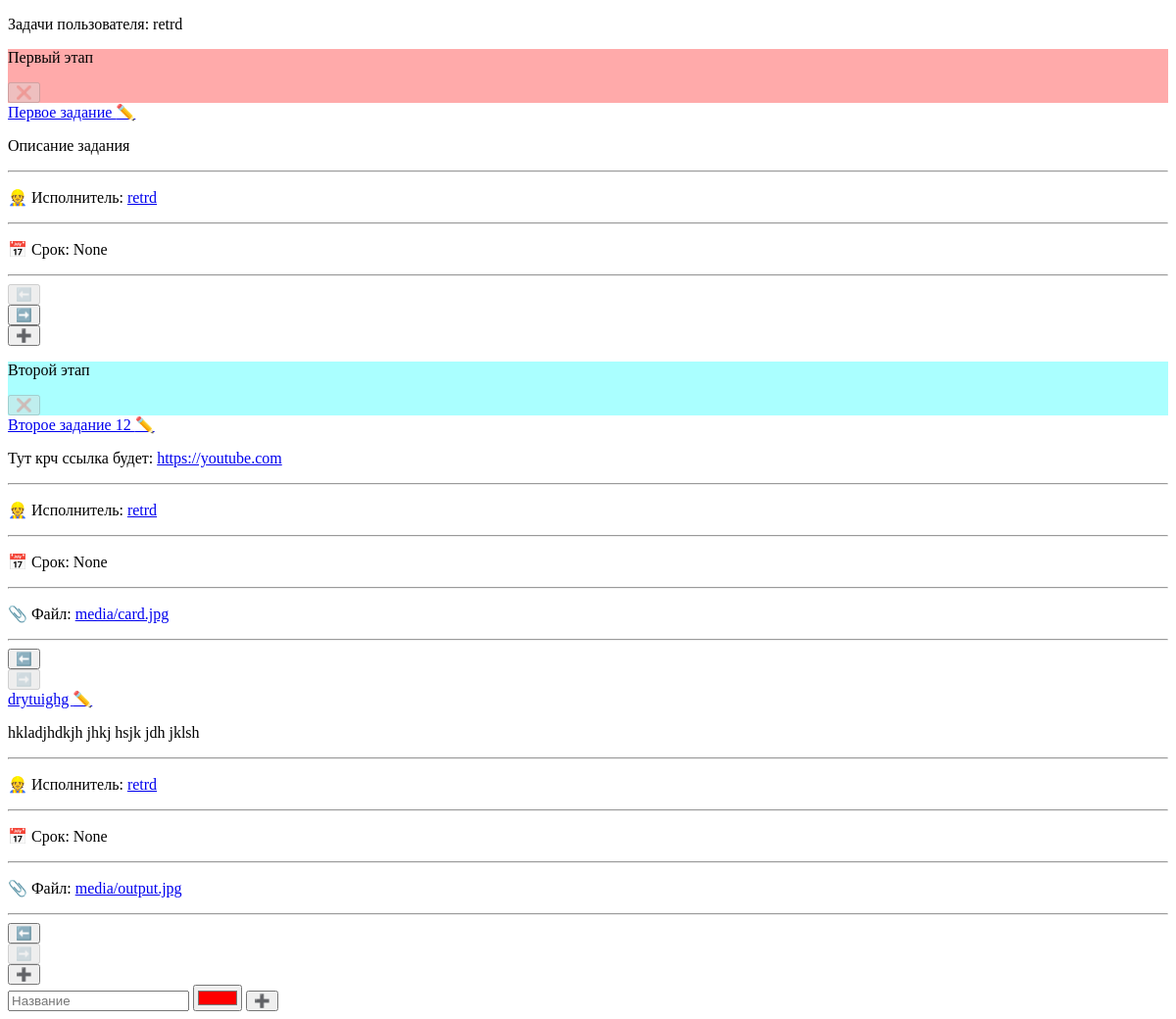
Before: /tasks/worker/1/ (signed in) with the older database file.
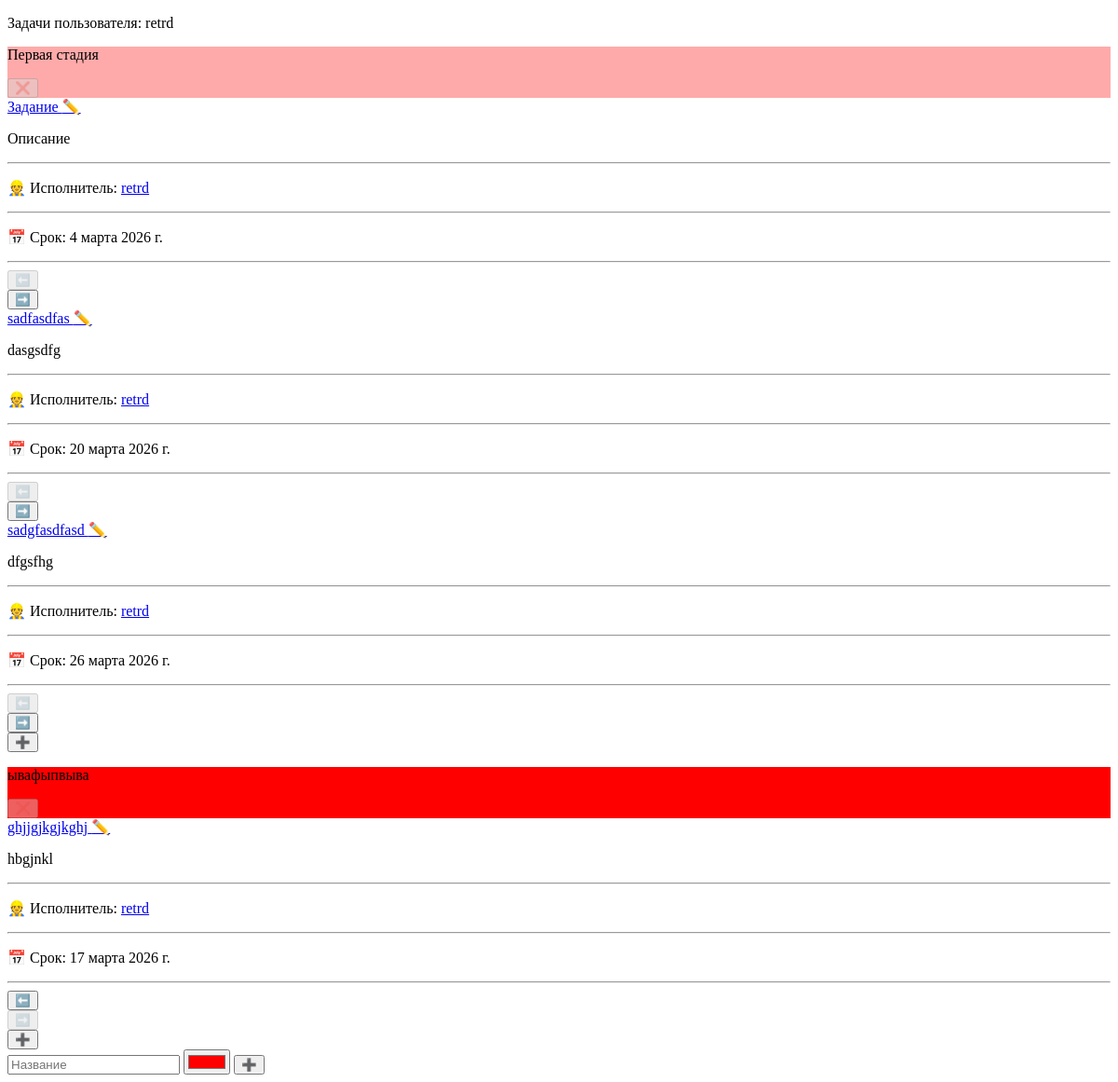
After: the same page with the newer database file.
### tracker/models.py (models this page shows, shortened)
class Stage(models.Model):
  title = models.CharField(max_length=50)
  color = models.CharField(max_length=9, default='ffffff')
  def __str__(self):
    return self.title

class Task(models.Model):
	receiver = models.ForeignKey(settings.AUTH_USER_MODEL, on_delete=models.CASCADE)
	pub_date = models.DateTimeField("Дата создания")
	due_date = models.DateField("Дата дедлайна")
	status = models.ForeignKey(Stage, on_delete=models.CASCADE)
	title = models.CharField(max_length=200, default='')
	desc = models.TextField(max_length=1000, default='')
	file = models.FileField(blank=True, null=True, upload_to='media/')

### tracker/views.py (the view)
# urls.py: path("worker/<int:pk>/", views.WorkerDetailView.as_view(), name='worker-detail'),
class WorkerDetailView(StaffRequiredMixin, generic.DetailView):
    model = get_user_model()
    template_name = 'tracker/worker_detail.html'
    def get_context_data(self, **kwargs):
        context = super().get_context_data(**kwargs)
        context['workers'] = get_user_model().objects.all()
        context['stages'] = Stage.objects.all()
        return context

### tracker/views.py (called while the page is built)
    def test_func(self):
        return self.request.user.is_staff

### tracker/templates/tracker/worker_detail.html (shortened to what this page needs)
<!DOCTYPE html>
{% load tailwind_cli %}
<html>
  <head>
  </head>
  <body>
    {% if user %}
      <header class="top">
        <div class="top-0 sticky h-14 bg-blue-300 inline-flex w-full items-center p-4 gap-6">
          <p class="text-xl rounded-sm border px-2">Задачи пользователя: {{ user }}</p>
        </div>
      </header>
      <div class="p-2">
        <div class="flex-row flex gap-2">
          {% if stages %}
            {% for stage in stages %}
              <div class="w-[20vw]">
                <div class="w-full flex px-2 flex-row rounded-2xl h-8 text-center text-2xl" style="background-color: {{ stage.color }};">
                  <p class="w-full">{{ stage }}</p>
                  <form action="{% url 'tracker:delete-stage' stage.id %}">
                    <button {% if stage.task_set.all %}disabled{% endif %} class="cursor-grab disabled:grayscale">❌</button>
                  </form>
                </div>
                {% if user.task_set.all %}
                  {% for task in user.task_set.all %}
                    {% if task.status == stage %}
                      <div class="border rounded-2xl mt-2 py-1 px-2 border-neutral-300 shadow-lg">
                        <div class="text-xl">
                          <a href="{% url 'tracker:task-detail' task.id %}">{{ task.title }} ✏️</a>
                        </div>
                        <div>
                          <p>{{ task.desc|urlizetrunc:30 }}</p>
                        </div>
                        <hr class="w-[90%] mx-auto text-neutral-300 my-1"/>
                        <div>
                          <p>
                            👷 Исполнитель:
                            <a class="underline " href="{% url 'tracker:worker-detail' task.receiver.id %}">
                              {{ task.receiver }}
                            </a>
                          </p>
                        </div>
                        <hr class="w-[90%] mx-auto text-neutral-300 my-1"/>
                        <div>
                          <p>📅 Срок: {{ task.due_date }}</p>
                        </div>
                        <hr class="w-[90%] mx-auto text-neutral-300 my-1"/>
                        {% if task.file %}
                        <div>
                          <p>📎 Файл: <a class="underline" href="{{ task.file }}">{{ task.file }}</a></p>
                        </div>
                        <hr class="w-[90%] mx-auto text-neutral-300 my-1"/>
                        {% endif %}
                        <div class="flex justify-between -mx-2 mb-1">
                          <form action="{% url 'tracker:retract-task' task.id %}">
                            <button {% if forloop.parentloop.first %}disabled{% endif %} class="text-5xl disabled:grayscale cursor-grab">⬅️</button>
                          </form>
                          <form action="{% url 'tracker:advance-task' task.id %}">
                            <button {% if forloop.parentloop.last %}disabled{% endif %} class="text-5xl disabled:grayscale cursor-grab">➡️</button>
                          </form>
                        </div>
                      </div>
                    {% endif %}
                  {% endfor %}
                {% endif %}
                <form action="">
                  <button  class="w-full rounded-2xl bg-green-100 border border-green-200 mt-2 shadow-lg cursor-grab text-xl">➕</button>
                </form>
              </div>
            {% endfor %}
          {% endif %}
          <form class="w-[20vw] flex flex-row rounded-2xl h-8 text-center text-2xl border px-2 border-neutral-100" action="{% url 'tracker:new-stage' %}" method="post">
            <input name="title" required class="w-full text-center" type="text" placeholder="Название"/>
            <input name="color" value="#ff0000" class="w-8 h-full" type="color"/>
            <button class="cursor-grab -mt-1 -mr-1">➕</button>
          </form>
        </div>
      </div>
    {% endif %}
  </body>
</html>

Changed rows visible on the page:
removed Stage: title "Второй этап", Task (title "Второе задание 12", desc "Тут крч ссылка будет: https://youtube.com", receiver "retrd", due_date "None", file "media/card.jpg"), Task (title "drytuighg", desc "hkladjhdkjh jhkj hsjk jdh jklsh", receiver "retrd", due_date "None", file "media/output.jpg")
changed Stage: title "Первый этап" → "Первая стадия"; gains Task (title "sadfasdfas", desc "dasgsdfg", receiver "retrd", due_date "20 марта 2026 г.")
changed Task: title "Первое задание" → "Задание"; desc "Описание задания" → "Описание"; due_date "None" → "4 марта 2026 г."
added Task: title "sadgfasdfasd", desc "dfgsfhg", receiver "retrd", due_date "26 марта 2026 г.", shown under Stage "Первая стадия"
added Stage: title "ывафыпвыва", Task (title "ghjjgjkgjkghj", desc "hbgjnkl", receiver "retrd", due_date "17 марта 2026 г.")
